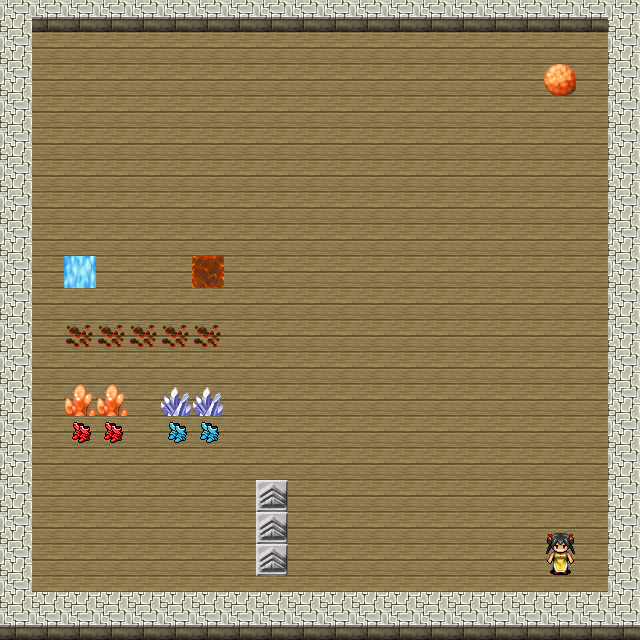

Tiled map render using the project's own tile images. Description and the map definition, with tile-layer contents summarised, below:
An orthogonal 20x20 tile map with 32x32 px tiles, 8 tile layers (floor, floor_effects, obstacles, portals, ...).

<map version="1.0" orientation="orthogonal" width="20" height="20" tilewidth="32" tileheight="32">
 <properties>
  <property name="goal_level_keys" value="1" />
 </properties>
 <tileset firstgid="1" name="output" tilewidth="32" tileheight="48">
  <image source="../tiles/new_tileset.png" width="2048" height="2016" />
 </tileset>
 <layer name="floor" width="20" height="20">
  <data>[400 cells, 400 non-empty, 1 distinct tile ids]</data>
 </layer>
 <layer name="floor_effects" width="20" height="20">
  <data>[400 cells, 10 non-empty, 4 distinct tile ids]</data>
 </layer>
 <layer name="obstacles" width="20" height="20">
  <data>[400 cells, 76 non-empty, 1 distinct tile ids]</data>
 </layer>
 <layer name="portals" width="20" height="20">
  <data>[400 cells, 0 non-empty, 0 distinct tile ids]</data>
 </layer>
 <layer name="sprites" width="20" height="20">
  <data>[400 cells, 1 non-empty, 1 distinct tile ids]</data>
 </layer>
 <layer name="effects" width="20" height="20">
  <data>[400 cells, 9 non-empty, 5 distinct tile ids]</data>
 </layer>
 <layer name="effects2spawn" width="20" height="20">
  <data>[400 cells, 0 non-empty, 0 distinct tile ids]</data>
 </layer>
 <layer name="sprites2spawn" width="20" height="20">
  <data>[400 cells, 0 non-empty, 0 distinct tile ids]</data>
 </layer>
 <objectgroup name="spawnpoints" width="20" height="20" />
 <objectgroup name="portals" width="20" height="20" />
 <objectgroup name="portal_exits" width="20" height="20" />
 <objectgroup name="switches" width="20" height="20" />
 <objectgroup name="switch_targets" width="20" height="20" />
 <objectgroup name="texts" width="20" height="20" />
</map>
